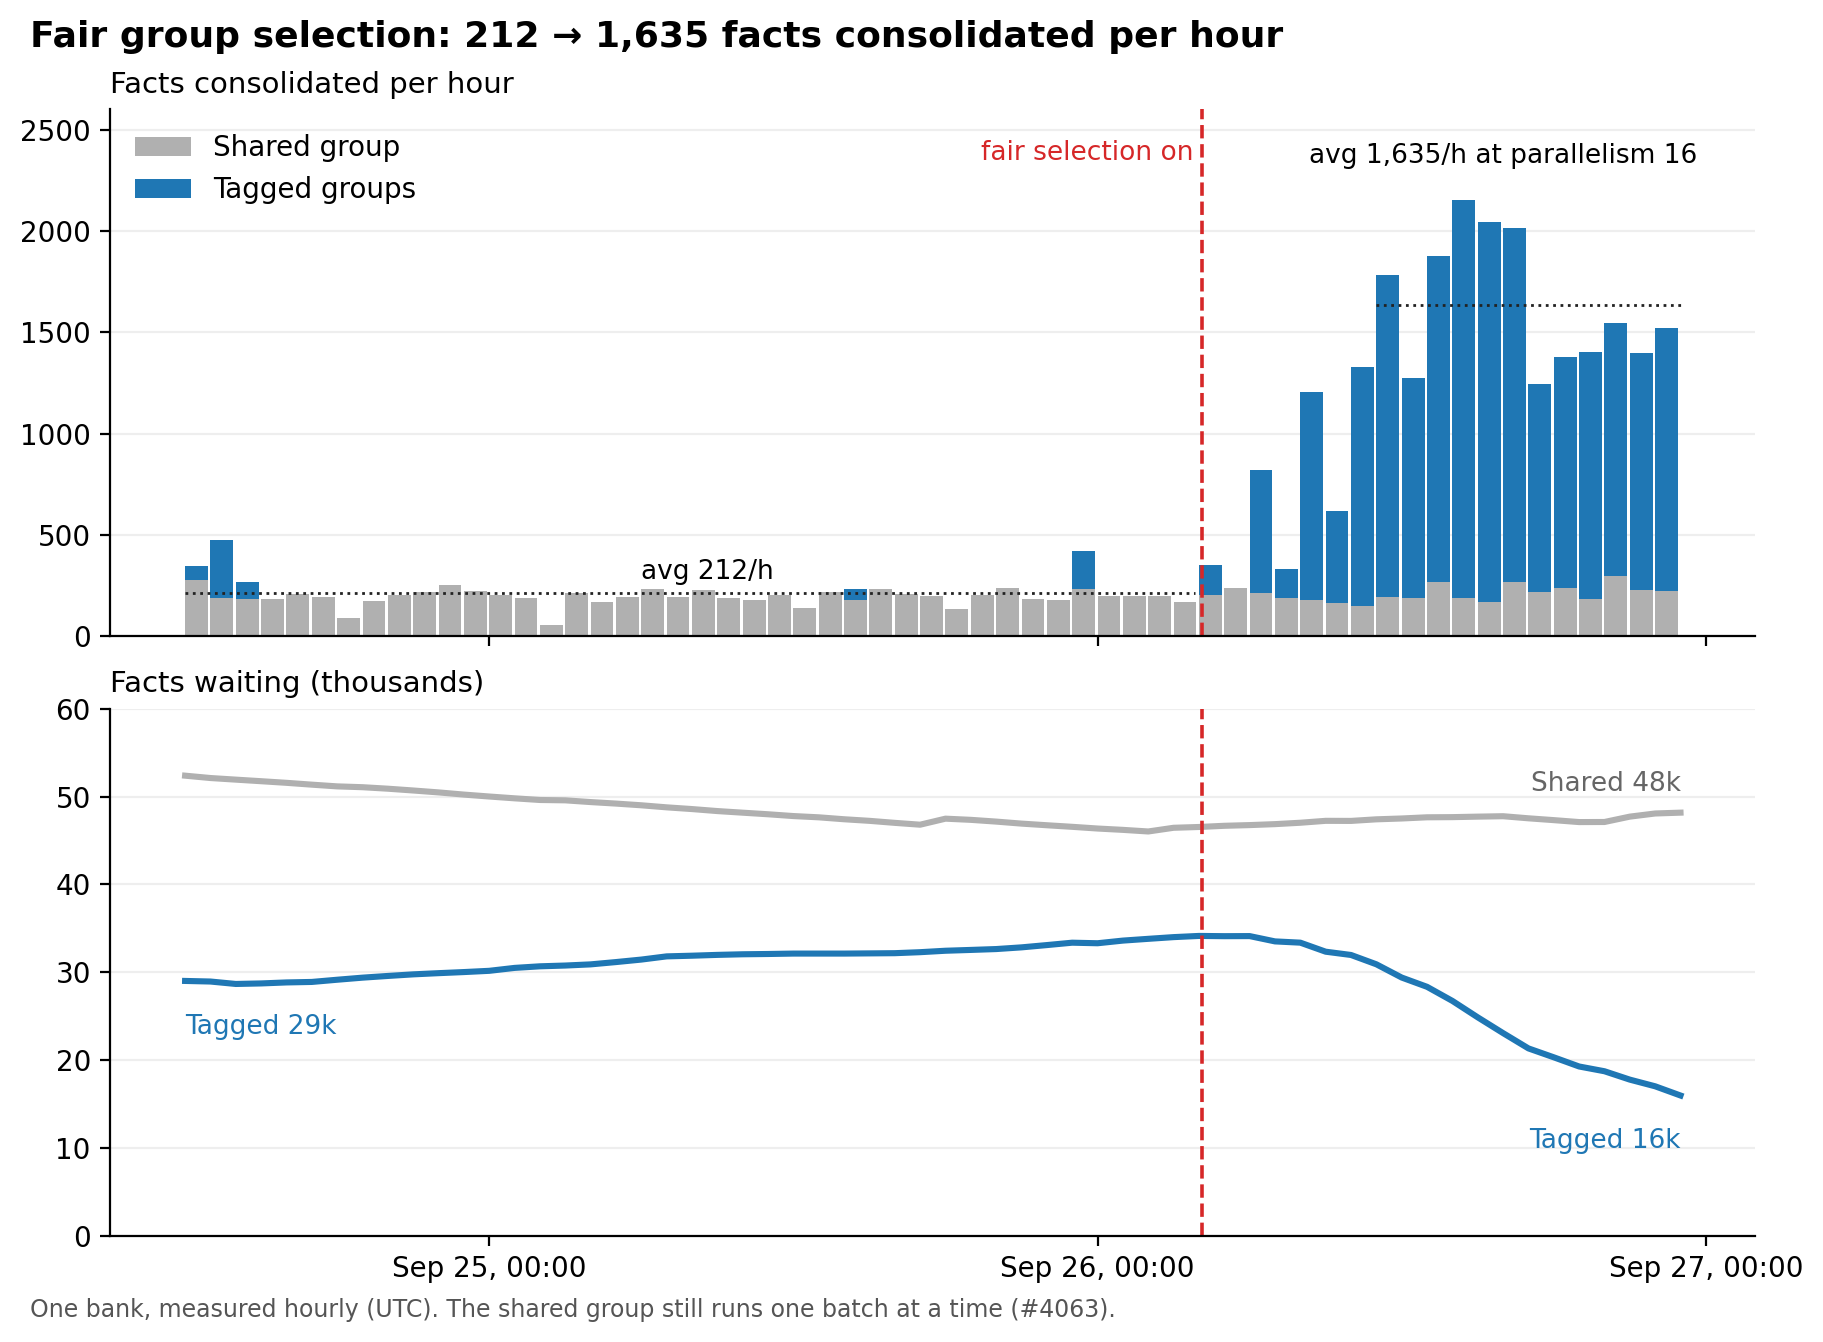

Python code for this plot:
"""Figure for vectorize-io/hindsight#4823: consolidation before/after fair group selection.

Data: /Users/brianle/.hermes/cache/scratch/issue4823_data.json (hourly, UTC, read-only
queries against memory_units for one bank). "Shared group" = facts in the shared/untagged
scope; "Tagged groups" = every other tag-set scope group. All points are measured.
"""

import json
import sys
from datetime import datetime

import matplotlib.dates as mdates
import matplotlib.pyplot as plt

D = json.load(open("/Users/brianle/.hermes/cache/scratch/issue4823_data.json"))
LAST_FULL = "2026-09-26 22"  # 23:00 was a partial hour at query time; excluded


def ts(s):
    return datetime.strptime(s, "%Y-%m-%d %H")


cons = [r for r in D["cons"] if r[0] <= LAST_FULL]
back = [r for r in D["back"] if r[0] <= "2026-09-26 23"]
ct = [ts(r[0]) for r in cons]
shared = [int(r[1]) for r in cons]
tagged = [int(r[2]) for r in cons]
bt = [ts(r[0]) for r in back]
b_shared = [int(r[1]) / 1000 for r in back]
b_tagged = [int(r[2]) / 1000 for r in back]

SWITCH = datetime(2026, 9, 26, 4, 7)
TAGGED = "#1f77b4"
SHARED = "#b0b0b0"


def mean_rate(start, end):
    v = [s + t for x, s, t in zip(ct, shared, tagged) if start <= x < end]
    return sum(v) / len(v)


before = mean_rate(datetime(2026, 9, 24, 12), datetime(2026, 9, 26, 4))
after = mean_rate(datetime(2026, 9, 26, 11), datetime(2026, 9, 27))

plt.rcParams.update({"font.size": 10})
fig, (ax1, ax2) = plt.subplots(2, 1, figsize=(9, 6.4), dpi=200, sharex=True, layout="constrained")
fig.suptitle(
    f"Fair group selection: {before:,.0f} → {after:,.0f} facts consolidated per hour",
    x=0.01,
    ha="left",
    fontsize=13,
    fontweight="bold",
)

w = 1 / 24 * 0.9
ax1.bar(ct, shared, width=w, color=SHARED, label="Shared group", align="edge")
ax1.bar(ct, tagged, width=w, bottom=shared, color=TAGGED, label="Tagged groups", align="edge")
ax1.set_title("Facts consolidated per hour", loc="left", fontsize=10.5)
ax1.set_ylim(0, 2600)
ax1.legend(loc="upper left", frameon=False)

ax2.plot(bt, b_shared, color=SHARED, lw=2.2)
ax2.plot(bt, b_tagged, color=TAGGED, lw=2.2)
ax2.set_title("Facts waiting (thousands)", loc="left", fontsize=10.5)
ax2.set_ylim(0, 60)
ax2.text(bt[-1], b_shared[-1] + 2.5, f"Shared {b_shared[-1]:.0f}k", color="#666", ha="right", fontsize=9.5)
ax2.text(bt[-1], b_tagged[-1] - 6, f"Tagged {b_tagged[-1]:.0f}k", color=TAGGED, ha="right", fontsize=9.5)
ax2.text(bt[0], b_tagged[0] - 6, f"Tagged {b_tagged[0]:.0f}k", color=TAGGED, ha="left", fontsize=9.5)

for ax in (ax1, ax2):
    ax.axvline(SWITCH, color="#d62728", lw=1.3, ls="--")
    ax.spines[["top", "right"]].set_visible(False)
    ax.grid(axis="y", color="#eee", lw=0.8)
    ax.set_axisbelow(True)
ax1.text(SWITCH, 2450, "fair selection on ", color="#d62728", va="top", ha="right", fontsize=9.5)
for (s, e), m in (((datetime(2026, 9, 24, 12), datetime(2026, 9, 26, 3, 50)), before), ((datetime(2026, 9, 26, 11), datetime(2026, 9, 26, 23)), after)):
    ax1.hlines(m, s, e, color="#222", lw=1, ls=":")
ax1.text(datetime(2026, 9, 25, 6), before + 70, f"avg {before:,.0f}/h", fontsize=9.5)
ax1.text(datetime(2026, 9, 26, 16), after + 700, f"avg {after:,.0f}/h at parallelism 16", fontsize=9.5, ha="center")

ax2.xaxis.set_major_locator(mdates.HourLocator(byhour=[0]))
ax2.xaxis.set_major_formatter(mdates.DateFormatter("%b %d, 00:00"))

fig.text(
    0.01,
    -0.005,
    "One bank, measured hourly (UTC). The shared group still runs one batch at a time (#4063).",
    fontsize=8.5,
    color="#555",
    ha="left",
    va="top",
)

fig.savefig(sys.argv[1], bbox_inches="tight")
